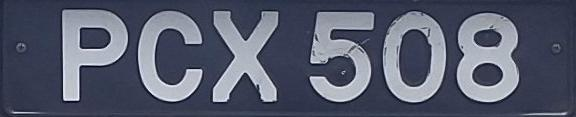
#> input picture images/LP.jpg, 576 x 117 px, found by its file name
$ jupyter execute OPENCV-11.ipynb
#> lines starting #> are read from the running program, lines starting #| are printed output that depends on the picture; after the words box and inside, x2 and y2 are one past the last pixel; in counts of white or black regions, pixels touching at a corner belong together
[cell 1]
import cv2
import numpy as np
from matplotlib import pyplot as plt

def imshow(title = "Image", image = None, size = 10):
    w, h = image.shape[0], image.shape[1]
    aspect_ratio = w/h
    plt.figure(figsize=(size * aspect_ratio,size))
    plt.imshow(cv2.cvtColor(image, cv2.COLOR_BGR2RGB))
    plt.title(title)
    plt.show()

cv2.findContours işlemi, OpenCV (Open Source Computer Vision Library) kütüphanesinde bulunan ve görüntü işleme uygulamalarında nesnelerin veya yapıların konturlarını (dış çizgilerini) tespit etmek için kullanılan bir fonksiyondur. Bu işlem, görüntü işleme projelerinde nesne algılama, nesne sayımı, nesne izleme, görüntü segmentasyonu ve daha birçok uygulama için önemlidir.

cv2.findContours işlemi şu şekilde kullanılır:

python
Copy code
contours, hierarchy = cv2.findContours(image, mode, method)
Bu işlemin parametreleri aşağıdaki gibidir:

image: Konturların tespit edileceği görüntü. Genellikle siyah-beyaz (binary) bir görüntüdür, yani nesneler siyah, arka plan beyaz olarak temsil edilir.

mode: Kontur algılama modunu belirler. Bu parametre, konturların nasıl algılanacağını kontrol eder. Örnek modlar şunlar olabilir:

cv2.RETR_EXTERNAL: Yalnızca dış konturları bulur.
cv2.RETR_LIST: Tüm konturları bulur ve hiyerarşi kullanılmaz.
cv2.RETR_CCOMP: Tüm konturları iki seviyeli bir hiyerarşi olarak bulur.
cv2.RETR_TREE: Tüm konturları tam bir hiyerarşi olarak bulur.
method: Kontur yaklaşım yöntemini belirler. Bu parametre, konturun dış çizgisi veya iç çizgisi gibi nasıl temsil edileceğini kontrol eder. Örnek yöntemler şunlar olabilir:

cv2.CHAIN_APPROX_NONE: Tüm kontur noktalarını korur.
cv2.CHAIN_APPROX_SIMPLE: Yalnızca konturun başlangıç ve bitiş noktalarını saklar.
cv2.CHAIN_APPROX_TC89_L1 ve cv2.CHAIN_APPROX_TC89_KCOS: Tehlike tespiti işlemleri için özel yaklaşımlar.

[cell 2]
image = cv2.imread('images/LP.jpg')
#> image is the input picture: shape (117, 576, 3); mean B, G, R 109.3, 91.4, 86.3

gray = cv2.cvtColor(image, cv2.COLOR_BGR2GRAY)
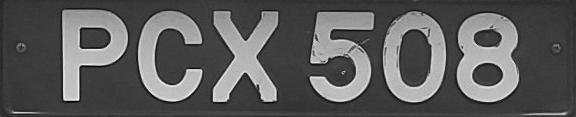
#> gray: shape (117, 576); min 2, max 253, mean 92

_, th2 = cv2.threshold(gray, 0, 255, cv2.THRESH_BINARY + cv2.THRESH_OTSU)
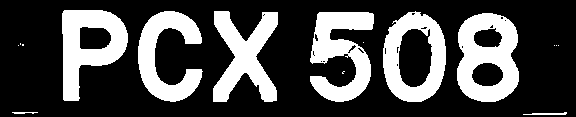
#> th2: shape (117, 576); 28.8% white; 16 white regions (8 under 20 px), largest, box (x1, y1, x2, y2) and area: (457, 13, 519, 102) 3619, (310, 12, 374, 102) 3314, (62, 10, 128, 101) 3256
imshow('After thresholding', th2)

contours, hierarchy = cv2.findContours(th2, cv2.RETR_LIST, cv2.CHAIN_APPROX_NONE)
#> contours = 38 contours, 25 with area under 20; largest, box (x1, y1, x2, y2) and area: (457, 13, 519, 102) 4491, (383, 11, 446, 102) 4482, (62, 10, 128, 101) 3723, (310, 12, 374, 102) 3151, (213, 11, 278, 102) 2959

cv2.drawContours(image, contours, -1, (0, 255,0), thickness = 2)
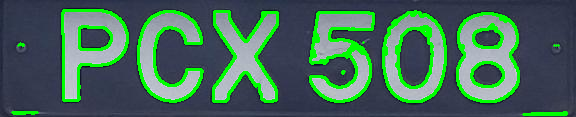
#> image: shape (117, 576, 3); mean B, G, R 89.4, 107.2, 69
imshow('Contours overlaid on original image', image)

print('Number of Contours found = ' + str(len(contours)))
#| Number of Contours found = 38

print(hierarchy)
#> (printed output is left out)

findContours fonksiyonun iyi çalışması için  arka planın siyah olması gerekir.
** cv2.bitwise_not(input_image)

Contours işleminden önce :
1) Grayscale
2) Threshold veya Canny Edge Detection kullanılması gerekir

### ** RETR_LIST **
Tüm konturları alır ancak herhangi bir üst-alt öğe ilişkisi oluşturmaz. Bu kurala göre ebeveynler ve çocuklar eşittir ve onlar sadece birer sınırdır. yani hepsi aynı hiyerarşi düzeyine aittir.

[cell 3]
image = cv2.imread('images/LP.jpg')

gray = cv2.cvtColor(image, cv2.COLOR_BGR2GRAY)
_, th2 = cv2.threshold(gray, 0, 255, cv2.THRESH_BINARY + cv2.THRESH_OTSU)
imshow('After thresholding', th2)

contours, hierarchy = cv2.findContours(th2, cv2.RETR_LIST, cv2.CHAIN_APPROX_NONE)

cv2.drawContours(image, contours, -1, (0,255,0), thickness = 2)
imshow('Contours overlaid on original image', image)

print("Number of Contours found = " + str(len(contours)))
#| Number of Contours found = 38
print(hierarchy)
#> (printed output is left out)

### **RETR_EXTERNAL**

Yalnızca aşırı dış bayrakları döndürür. Tüm alt konturlar geride bırakılır.

[cell 4]
image = cv2.imread('images/LP.jpg')

gray = cv2.cvtColor(image, cv2.COLOR_BGR2GRAY)

_, th2 = cv2.threshold(gray, 0, 255, cv2.THRESH_BINARY + cv2.THRESH_OTSU)
imshow('After thresholding', th2)

contours, hierarchy = cv2.findContours(th2, cv2.RETR_EXTERNAL, cv2.CHAIN_APPROX_NONE)
#> contours = 16 contours, 9 with area under 20; largest, box (x1, y1, x2, y2) and area: (457, 13, 519, 102) 4491, (383, 11, 446, 102) 4482, (62, 10, 128, 101) 3723, (310, 12, 374, 102) 3151, (213, 11, 278, 102) 2959, (138, 11, 203, 102) 2742, (523, 112, 567, 115) 36

cv2.drawContours(image, contours, -1, (0,255,0), thickness = 2)
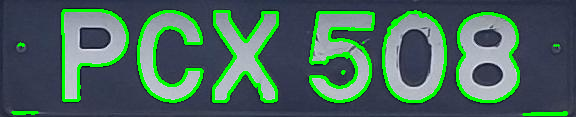
#> image: shape (117, 576, 3); mean B, G, R 93.6, 104.2, 72.7
imshow('Contours overlaid on original image', image, size = 10)

print("Number of Contours found = " + str(len(contours)))
#| Number of Contours found = 16
print(hierarchy)
#> (printed output is left out)

### **RETR_CCOMP**

Tüm konturları alır ve bunları 2 seviyeli bir hiyerarşiye göre düzenler. yani nesnenin dış hatları (yani sınırları) hiyerarşi-1'e yerleştirilir. Ve nesnenin içindeki deliklerin dış hatları (varsa) hiyerarşi-2'ye yerleştirilir. İçinde herhangi bir nesne varsa konturu yine yalnızca hiyerarşi-1'e yerleştirilir. Ve hiyerarşi-2'deki delik vb.

[cell 5]
image = cv2.imread('images/LP.jpg')

gray = cv2.cvtColor(image, cv2.COLOR_BGR2GRAY)

_, th2 = cv2.threshold(gray, 0, 255, cv2.THRESH_BINARY + cv2.THRESH_OTSU)
imshow('After thresholding', th2)

contours, hierarchy = cv2.findContours(th2, cv2.RETR_CCOMP, cv2.CHAIN_APPROX_NONE)
#> contours = 38 contours, 25 with area under 20; largest, box (x1, y1, x2, y2) and area: (457, 13, 519, 102) 4491, (383, 11, 446, 102) 4482, (62, 10, 128, 101) 3723, (310, 12, 374, 102) 3151, (213, 11, 278, 102) 2959


cv2.drawContours(image, contours, -1, (0,255,0), thickness = 2)
imshow('Contours overlaid on original image', image)

print("Number of Contours found = " + str(len(contours)))
#| Number of Contours found = 38
print(hierarchy)
#> (printed output is left out)

### **RETR_TREE**
Tüm hatları alır ve tam bir aile hiyerarşisi listesi oluşturur.

[cell 6]
image = cv2.imread('images/LP.jpg')

gray = cv2.cvtColor(image, cv2.COLOR_BGR2GRAY)

_, th2 = cv2.threshold(gray, 0, 255, cv2.THRESH_BINARY + cv2.THRESH_OTSU)
imshow('After thresholding', th2)

contours, hierarchy = cv2.findContours(th2, cv2.RETR_TREE, cv2.CHAIN_APPROX_NONE)


cv2.drawContours(image, contours, -1, (0,255,0), thickness = 2)
imshow('Contours overlaid on original image', image)

print("Number of Contours found = " + str(len(contours)))
#| Number of Contours found = 38
print(hierarchy)
#> (printed output is left out)

$ run again, with images/Hillary.jpg copied over images/LP.jpg
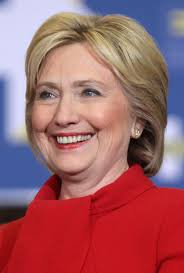
#> input picture images/Hillary.jpg, 184 x 273 px, found by its file name
#> image is the input picture: shape (273, 184, 3); mean B, G, R 104.2, 98.1, 159.7
#> `_, th2 = cv2.threshold(gray, 0, 255, cv2.THRESH_BINARY + cv2.THRESH_OT..`:
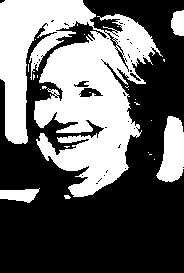
#> th2: shape (273, 184); 39.7% white; 25 white regions (20 under 20 px), largest, box (x1, y1, x2, y2) and area: (0, 0, 163, 197) 17869, (156, 116, 184, 182) 1280, (0, 188, 40, 203) 396, (171, 10, 184, 36) 282, (64, 195, 71, 199) 22
#> `contours, hierarchy = cv2.findContours(th2, cv2.RETR_LIST, cv2.CHAIN_A..`: contours = 113 contours, 103 with area under 20; largest, box (x1, y1, x2, y2) and area: (0, 0, 163, 197) 17338, (156, 116, 184, 182) 1202, (0, 188, 40, 203) 350, (171, 10, 184, 36) 249, (79, 87, 104, 98) 166
#| Number of Contours found = 113
#> (printed output is left out)
#| Number of Contours found = 113
#> (printed output is left out)
#> `contours, hierarchy = cv2.findContours(th2, cv2.RETR_EXTERNAL, cv2.CHA..`: contours = 24 contours, 20 with area under 20; largest, box (x1, y1, x2, y2) and area: (0, 0, 163, 197) 17338, (156, 116, 184, 182) 1202, (0, 188, 40, 203) 350, (171, 10, 184, 36) 249
#> `cv2.drawContours(image, contours, -1, (0,255,0), thickness = 2)`:
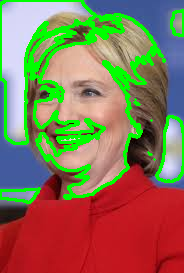
#> image: shape (273, 184, 3); mean B, G, R 85.7, 117.1, 136.3
#| Number of Contours found = 24
#> (printed output is left out)
#> `contours, hierarchy = cv2.findContours(th2, cv2.RETR_CCOMP, cv2.CHAIN_..`: contours = 113 contours, 103 with area under 20; largest, box (x1, y1, x2, y2) and area: (0, 0, 163, 197) 17338, (156, 116, 184, 182) 1202, (0, 188, 40, 203) 350, (171, 10, 184, 36) 249, (79, 87, 104, 98) 166
#| Number of Contours found = 113
#> (printed output is left out)
